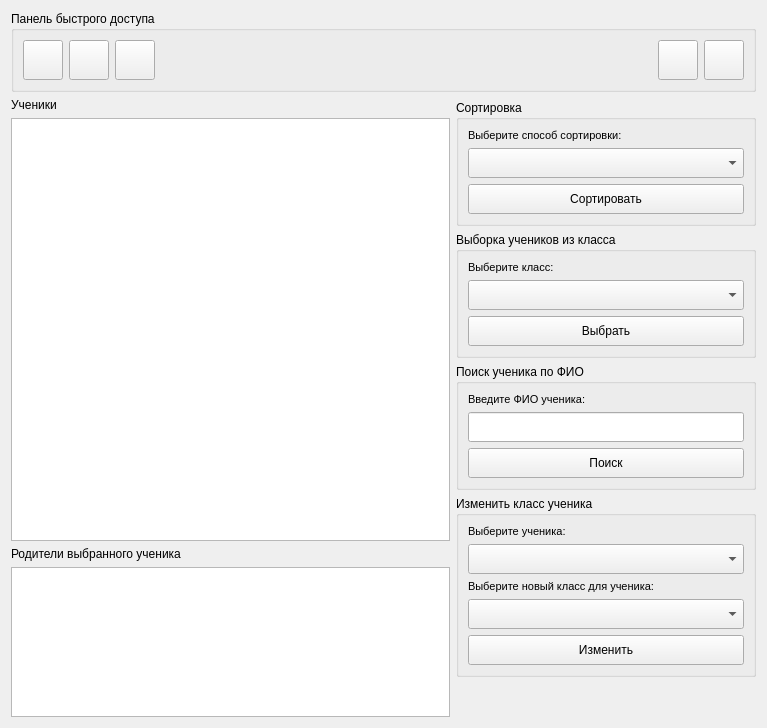
      <widget class="QWidget" name="tabPupils">
       <attribute name="title">
        <string>Ученики</string>
       </attribute>
       <layout class="QVBoxLayout" name="verticalLayout_18">
        <item>
         <layout class="QVBoxLayout" name="verticalLayout_17">
          <item>
           <widget class="QGroupBox" name="groupBox_9">
            <property name="minimumSize">
             <size>
              <width>0</width>
              <height>80</height>
             </size>
            </property>
            <property name="title">
             <string>Панель быстрого доступа</string>
            </property>
            <layout class="QHBoxLayout" name="horizontalLayout_7">
             <item>
              <widget class="QPushButton" name="pushButton_16">
               <property name="minimumSize">
                <size>
                 <width>40</width>
                 <height>40</height>
                </size>
               </property>
               <property name="maximumSize">
                <size>
                 <width>40</width>
                 <height>40</height>
                </size>
               </property>
               <property name="icon">
                <iconset resource="../../Resources/img.qrc">
                 <normaloff>:/icons/img/reload.png</normaloff>:/icons/img/reload.png</iconset>
               </property>
               <property name="iconSize">
                <size>
                 <width>25</width>
                 <height>25</height>
                </size>
               </property>
              </widget>
             </item>
             <item>
              <widget class="QPushButton" name="pushButton_12">
               <property name="minimumSize">
                <size>
                 <width>40</width>
                 <height>40</height>
                </size>
               </property>
               <property name="maximumSize">
                <size>
                 <width>40</width>
                 <height>40</height>
                </size>
               </property>
               <property name="text">
                <string/>
               </property>
               <property name="icon">
                <iconset resource="../../Resources/img.qrc">
                 <normaloff>:/icons/img/add.png</normaloff>:/icons/img/add.png</iconset>
               </property>
               <property name="iconSize">
                <size>
                 <width>25</width>
                 <height>25</height>
                </size>
               </property>
              </widget>
             </item>
             <item>
              <widget class="QPushButton" name="pushButton_13">
               <property name="minimumSize">
                <size>
                 <width>40</width>
                 <height>40</height>
                </size>
               </property>
               <property name="maximumSize">
                <size>
                 <width>40</width>
                 <height>40</height>
                </size>
               </property>
               <property name="text">
                <string/>
               </property>
               <property name="icon">
                <iconset resource="../../Resources/img.qrc">
                 <normaloff>:/icons/img/delete.png</normaloff>:/icons/img/delete.png</iconset>
               </property>
               <property name="iconSize">
                <size>
                 <width>25</width>
                 <height>25</height>
                </size>
               </property>
              </widget>
             </item>
             <item>
              <spacer name="horizontalSpacer_3">
               <property name="orientation">
                <enum>Qt::Horizontal</enum>
               </property>
               <property name="sizeHint" stdset="0">
                <size>
                 <width>497</width>
                 <height>20</height>
                </size>
               </property>
              </spacer>
             </item>
             <item>
              <widget class="QPushButton" name="pushButton_11">
               <property name="minimumSize">
                <size>
                 <width>40</width>
                 <height>40</height>
                </size>
               </property>
               <property name="maximumSize">
                <size>
                 <width>40</width>
                 <height>40</height>
                </size>
               </property>
               <property name="icon">
                <iconset resource="../../Resources/img.qrc">
                 <normaloff>:/icons/img/add.png</normaloff>:/icons/img/add.png</iconset>
               </property>
               <property name="iconSize">
                <size>
                 <width>25</width>
                 <height>25</height>
                </size>
               </property>
              </widget>
             </item>
             <item>
              <widget class="QPushButton" name="pushButton_14">
               <property name="minimumSize">
                <size>
                 <width>40</width>
                 <height>40</height>
                </size>
               </property>
               <property name="maximumSize">
                <size>
                 <width>40</width>
                 <height>40</height>
                </size>
               </property>
               <property name="icon">
                <iconset resource="../../Resources/img.qrc">
                 <normaloff>:/icons/img/delete.png</normaloff>:/icons/img/delete.png</iconset>
               </property>
               <property name="iconSize">
                <size>
                 <width>25</width>
                 <height>25</height>
                </size>
               </property>
              </widget>
             </item>
            </layout>
           </widget>
          </item>
          <item>
           <layout class="QHBoxLayout" name="horizontalLayout_5">
            <item>
             <layout class="QVBoxLayout" name="verticalLayout_14">
              <item>
               <widget class="QLabel" name="label_9">
                <property name="text">
                 <string>Ученики</string>
                </property>
               </widget>
              </item>
              <item>
               <widget class="QTableView" name="tablePupils"/>
              </item>
              <item>
               <widget class="QLabel" name="label_10">
                <property name="text">
                 <string>Родители выбранного ученика</string>
                </property>
               </widget>
              </item>
              <item>
               <widget class="QListView" name="tableParents">
                <property name="minimumSize">
                 <size>
                  <width>0</width>
                  <height>150</height>
                 </size>
                </property>
                <property name="maximumSize">
                 <size>
                  <width>16777215</width>
                  <height>150</height>
                 </size>
                </property>
               </widget>
              </item>
             </layout>
            </item>
            <item>
             <widget class="QWidget" name="widget_3" native="true">
              <property name="minimumSize">
               <size>
                <width>250</width>
                <height>0</height>
               </size>
              </property>
              <property name="maximumSize">
               <size>
                <width>300</width>
                <height>16777215</height>
               </size>
              </property>
              <layout class="QVBoxLayout" name="verticalLayout_16">
               <property name="leftMargin">
                <number>0</number>
               </property>
               <property name="topMargin">
                <number>2</number>
               </property>
               <property name="rightMargin">
                <number>0</number>
               </property>
               <property name="bottomMargin">
                <number>0</number>
               </property>
               <item>
                <widget class="QGroupBox" name="groupBox_10">
                 <property name="title">
                  <string>Сортировка</string>
                 </property>
                 <layout class="QVBoxLayout" name="verticalLayout_19">
                  <item>
                   <widget class="QLabel" name="label_17">
                    <property name="font">
                     <font>
                      <pointsize>8</pointsize>
                     </font>
                    </property>
                    <property name="text">
                     <string>Выберите способ сортировки:</string>
                    </property>
                   </widget>
                  </item>
                  <item>
                   <widget class="QComboBox" name="comboBox_3">
                    <property name="minimumSize">
                     <size>
                      <width>0</width>
                      <height>30</height>
                     </size>
                    </property>
                   </widget>
                  </item>
                  <item>
                   <widget class="QPushButton" name="pushButton_8">
                    <property name="minimumSize">
                     <size>
                      <width>0</width>
                      <height>30</height>
                     </size>
                    </property>
                    <property name="text">
                     <string>Сортировать</string>
                    </property>
                    <property name="icon">
                     <iconset resource="../../Resources/img.qrc">
                      <normaloff>:/icons/img/sorting.png</normaloff>:/icons/img/sorting.png</iconset>
                    </property>
                   </widget>
                  </item>
                 </layout>
                </widget>
               </item>
               <item>
                <widget class="QGroupBox" name="groupBox_11">
                 <property name="title">
                  <string>Выборка учеников из класса</string>
                 </property>
                 <layout class="QVBoxLayout" name="verticalLayout_20">
                  <item>
                   <widget class="QLabel" name="label_19">
                    <property name="font">
                     <font>
                      <pointsize>8</pointsize>
                     </font>
                    </property>
                    <property name="text">
                     <string>Выберите класс:</string>
                    </property>
                   </widget>
                  </item>
                  <item>
                   <widget class="QComboBox" name="comboBox_4">
                    <property name="minimumSize">
                     <size>
                      <width>0</width>
                      <height>30</height>
                     </size>
                    </property>
                   </widget>
                  </item>
                  <item>
                   <widget class="QPushButton" name="pushButton_9">
                    <property name="minimumSize">
                     <size>
                      <width>0</width>
                      <height>30</height>
                     </size>
                    </property>
                    <property name="text">
                     <string>Выбрать</string>
                    </property>
                    <property name="icon">
                     <iconset resource="../../Resources/img.qrc">
                      <normaloff>:/icons/img/select.png</normaloff>:/icons/img/select.png</iconset>
                    </property>
                   </widget>
                  </item>
                 </layout>
                </widget>
               </item>
               <item>
                <widget class="QGroupBox" name="groupBox_12">
                 <property name="title">
                  <string>Поиск ученика по ФИО</string>
                 </property>
                 <layout class="QVBoxLayout" name="verticalLayout_21">
                  <item>
                   <widget class="QLabel" name="label_18">
                    <property name="font">
                     <font>
                      <pointsize>8</pointsize>
                     </font>
                    </property>
                    <property name="text">
                     <string>Введите ФИО ученика:</string>
                    </property>
                   </widget>
                  </item>
                  <item>
                   <widget class="QLineEdit" name="lineEdit_2">
                    <property name="minimumSize">
                     <size>
                      <width>0</width>
                      <height>30</height>
                     </size>
                    </property>
                    <property name="maxLength">
                     <number>30</number>
                    </property>
                   </widget>
                  </item>
                  <item>
                   <widget class="QPushButton" name="pushButton_10">
                    <property name="minimumSize">
                     <size>
                      <width>0</width>
                      <height>30</height>
                     </size>
                    </property>
                    <property name="text">
                     <string>Поиск</string>
                    </property>
                    <property name="icon">
                     <iconset resource="../../Resources/img.qrc">
                      <normaloff>:/icons/img/search.png</normaloff>:/icons/img/search.png</iconset>
                    </property>
                   </widget>
                  </item>
                 </layout>
                </widget>
               </item>
               <item>
                <widget class="QGroupBox" name="groupBox_18">
                 <property name="title">
                  <string>Изменить класс ученика</string>
                 </property>
                 <layout class="QVBoxLayout" name="verticalLayout_27">
                  <item>
                   <widget class="QLabel" name="label_20">
                    <property name="font">
                     <font>
                      <pointsize>8</pointsize>
                     </font>
                    </property>
                    <property name="text">
                     <string>Выберите ученика:</string>
                    </property>
                   </widget>
                  </item>
                  <item>
                   <widget class="QComboBox" name="comboBox_9">
                    <property name="minimumSize">
                     <size>
                      <width>0</width>
                      <height>30</height>
                     </size>
                    </property>
                   </widget>
                  </item>
                  <item>
                   <widget class="QLabel" name="label_21">
                    <property name="font">
                     <font>
                      <pointsize>8</pointsize>
                     </font>
                    </property>
                    <property name="text">
                     <string>Выберите новый класс для ученика:</string>
                    </property>
                   </widget>
                  </item>
                  <item>
                   <widget class="QComboBox" name="comboBox_10">
                    <property name="minimumSize">
                     <size>
                      <width>0</width>
                      <height>30</height>
                     </size>
                    </property>
                   </widget>
                  </item>
                  <item>
                   <widget class="QPushButton" name="pushButton_21">
                    <property name="minimumSize">
                     <size>
                      <width>0</width>
                      <height>30</height>
                     </size>
                    </property>
                    <property name="text">
                     <string>Изменить</string>
                    </property>
                   </widget>
                  </item>
                 </layout>
                </widget>
               </item>
               <item>
                <spacer name="verticalSpacer_3">
                 <property name="orientation">
                  <enum>Qt::Vertical</enum>
                 </property>
                 <property name="sizeHint" stdset="0">
                  <size>
                   <width>20</width>
                   <height>40</height>
                  </size>
                 </property>
                </spacer>
               </item>
              </layout>
             </widget>
            </item>
           </layout>
          </item>
         </layout>
        </item>
       </layout>
      </widget>
